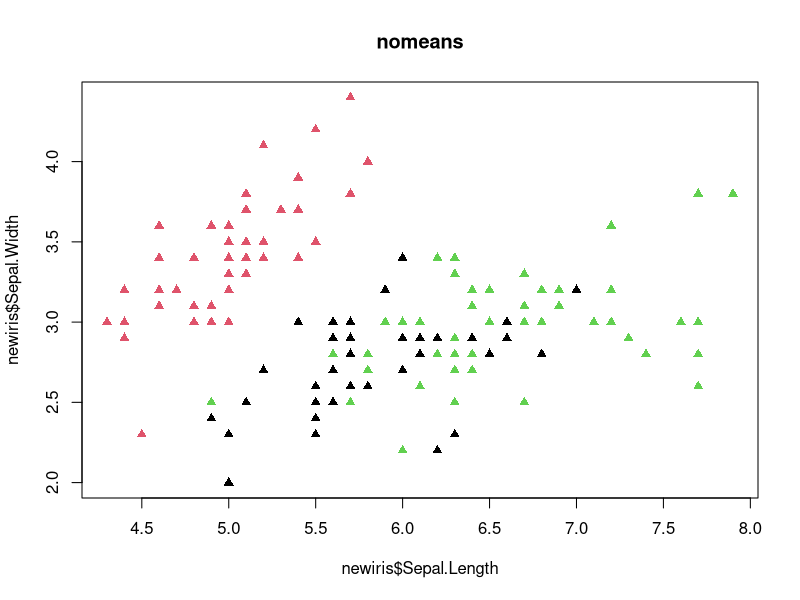
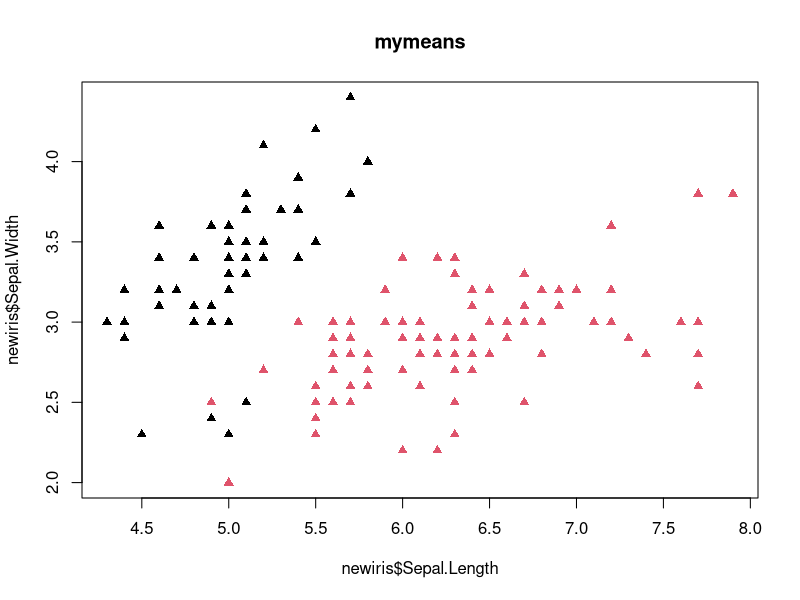
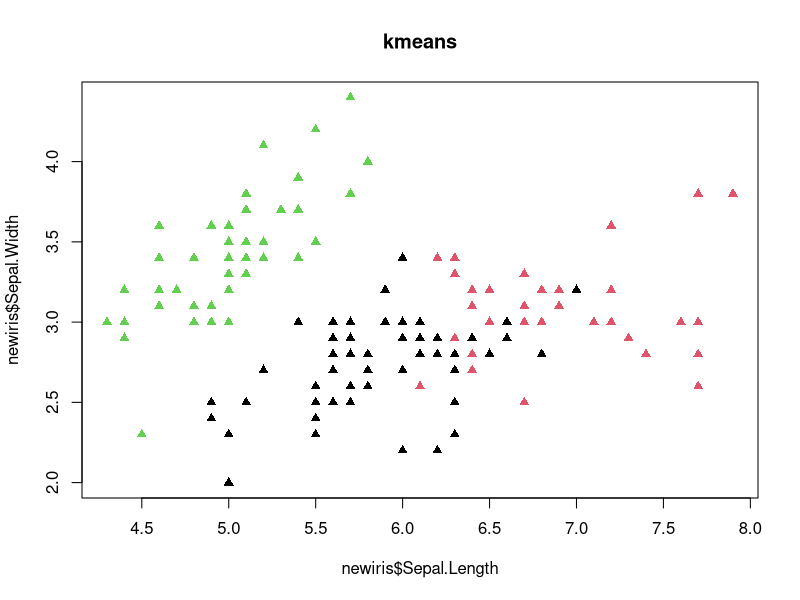

The R source for these figures, in order:
#k-means自写版

Mymeans<-function(data,k,iter.max=10){
  rows=nrow(data)
  cols=ncol(data)
  centers=matrix(0,nrow=k,ncol=cols)  #储存中心的矩阵
  rand=sample(1:rows,k,replace=FALSE)
  centers=data[rand,]                 #随机初始化质心
  rownames(centers)=c(1:k)
  sortdata=as.data.frame(matrix(0,ncol=2,nrow=rows))
  colnames(sortdata)=c('distance','category')   #定义储存距离和所属类别的矩阵
  iter=0       #记录迭代次数

  pickdistance=0
  pickcluster=0
  
  while (iter<iter.max){
    changed=FALSE
    for(i in 1:rows){#for计算每个点到质心的距离并选取离他最近的质心
      for (j in 1:k){
        distance=sum((data[i,]-centers[j,])^2)   #欧氏距离
       # distance=sum(abs(data[i,]-centers[j,]))  #曼哈顿距离
        if (pickdistance==0 | distance < pickdistance){
          pickdistance=distance
          pickcluster=j
        }    
      }
      pick=c(pickdistance,pickcluster)
      previouscluster=sortdata[i,2]
      #用change来标记类是否发生了变化
      if (pickcluster!=previouscluster){
        changed=TRUE
      }
      sortdata[i,]=pick
      pickdistance=0
      pickcluster=0
    }        
    #如果没有任何一个发生了变化，change就会是false，循环即可跳出
    if (changed!=TRUE){
      break
    }
    
    for (j in 1:k){         #更新质点
      classdata=data[which(sortdata$category==j),]
      centers[j,]=colMeans(classdata)

    }                      
    iter=iter+1
  
  }
  
  cluster=table(sortdata$category)
  result=list(centers=centers,sortdata=sortdata,cluster=cluster,iter=iter)
  return (result)
  
}

newiris<-iris[,c(1,2,3,4)]
a=Mymeans(newiris,k=2,iter.max = 10)
classiris=a$sortdata
classiris=classiris$category
b=kmeans(newiris,centers=3)




plot(newiris$Sepal.Length,newiris$Sepal.Width,col=rep(c(2,1,3),each=50),
     main='nomeans',pch=17)
plot(newiris$Sepal.Length,newiris$Sepal.Width,col=classiris,
     main='mymeans',pch=17)
plot(newiris$Sepal.Length,newiris$Sepal.Width,col=b$cluster,
     main='kmeans',pch=17)
